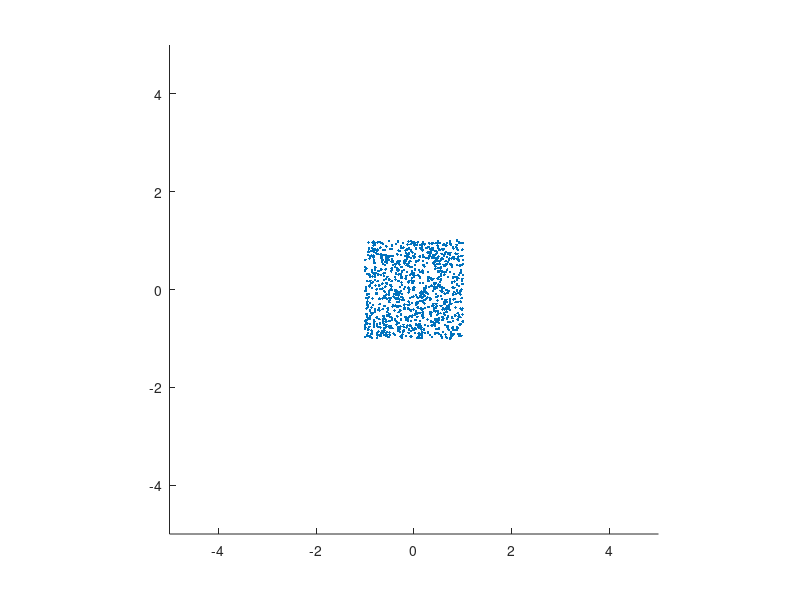
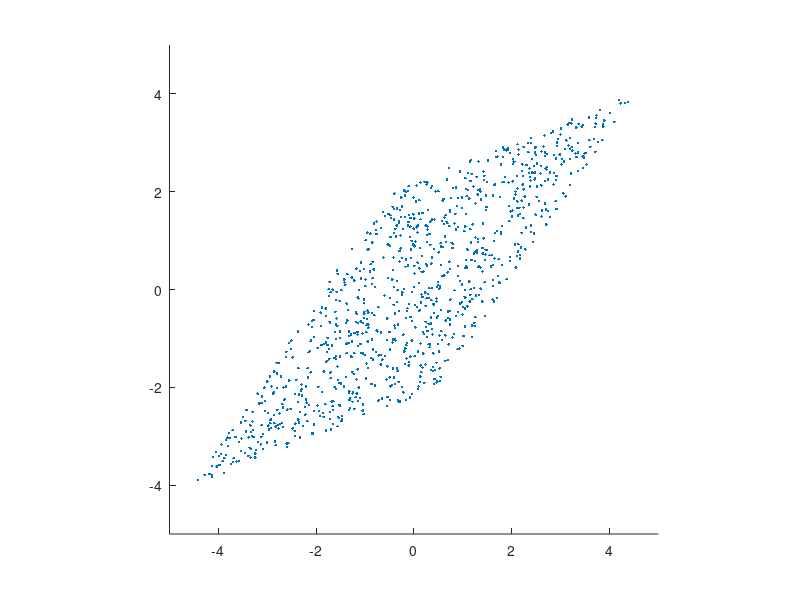

Recreate these plots in MATLAB, in order. (Note: this script raises an error after producing the figures.)
clear all;clc; close all;

N = 1000;
s1 = 2*rand(1,N)-1;
s2 = 2*rand(1,N)-1;
figure();
scatter(s1,s2, '.');
axis([-5 5 -5 5]);
axis("equal");

A = [2.5 2; 1 3];
y = A*[s1;s2];
x1 = y(1,:);
x2 = y(2,:);
figure();
scatter(x1,x2,'.');
axis([-5 5 -5 5]);
axis("equal")

new_y = [];
w0 = eye(2);
w = w0;
N_iterations = 4;
y_iter = y;
figure();
for i = 1:N_iterations
    [y_temp, w] = bss(y, w0, .001, 1);
    w0 = w;
    new_y = y_temp;
    x1 = new_y(1,:);
    x2 = new_y(2,:);
    scatter(x1,x2,'.');
    hold on;
    axis([-5 5 -5 5]);
    axis("equal")
end
legend('1st iteration', '2nd iteration', '3rd iteration', '4th iteration');

load x1
load x2 
load x3
x = [x1;x2;x3];

fprintf('separating the data ...\n');
W0 = eye(3);
mu = 0.00025;
Niter = 5;
xiter = x;
for i = 1:Niter
    [y, W] = bss(xiter, W0, mu,2);
    W0 = W;
end
% soundsc(y(3,:));
